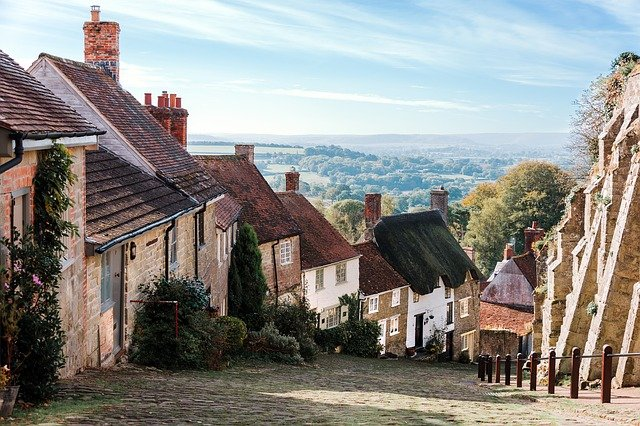
#> input picture images/s.jpg, 640 x 426 px
$ jupyter execute CS7GV1_Assignment_1_PartA.ipynb
#> lines starting #> are read from the running program, lines starting #| are printed output that depends on the picture; long printed decimals are rounded
<a href="https://colab.research.google.com/github/d-egan/cs7gv1_Assignment-1/blob/main/CS7GV1_Assignment_1_PartA.ipynb" target="_parent"></a>

# Principal Component Analysis Compresison

[cell 1]
#from google.colab import drive
#drive.mount('/content/gdrive')

[cell 2]
# This is just so I can use colabs cv2_imshow patch when in colab
# and cv2.imshow when not
RunningInCOLAB = 'google.colab' in str(get_ipython())

[cell 3]
import numpy as np
import matplotlib.pyplot as plt
import cv2
if RunningInCOLAB:
  from google.colab.patches import cv2_imshow
from sklearn.feature_extraction.image import extract_patches_2d
from sklearn.feature_extraction.image import reconstruct_from_patches_2d

[cell 4]
def imshow(img):
  if RunningInCOLAB:
    cv2_imshow(img)
  else:
    #cv2.imshow("window", img)
    plt.imshow(cv2.cvtColor(img, cv2.COLOR_BGR2RGB))

[cell 5]
if RunningInCOLAB:
    img = cv2.imread('/content/gdrive/My Drive/Colab Notebooks/images/england-3735180_640.jpg')
else:
    img = cv2.imread('./images/s.jpg')
#> img is the input picture: shape (426, 640, 3); mean B, G, R 134.7, 138.9, 140.5

[cell 6]
# Took a few rows off my image so it was evenly divisible by 16
img = img[:416,:,:]
#> img: shape (416, 640, 3)
img.shape
#> Out = (416, 640, 3)

[cell 7]
imshow(img)

[cell 8]
y, x, d = img.shape
#> y = 416; x = 640; d = 3
ys = y/16
#> ys = 26
xs = x/16
#> xs = 40
print(xs)
#| 40.0
print(ys)
#| 26.0
print(ys*xs)
#| 1040.0

[cell 9]
# Deconstruct image into patches
patches = []
for x in range(0, 40):
  for y in range(0, 26):
    yp = y * 16
    xp = x * 16
    patches.append(img[yp:yp+16,xp:xp+16, :])
#> after the loop, patches = 1040 items
patches = np.array(patches)

[cell 10]
patches.shape
#> Out = (1040, 16, 16, 3)

[cell 11]
flat_patches = patches.reshape(-1, 16*16*3)
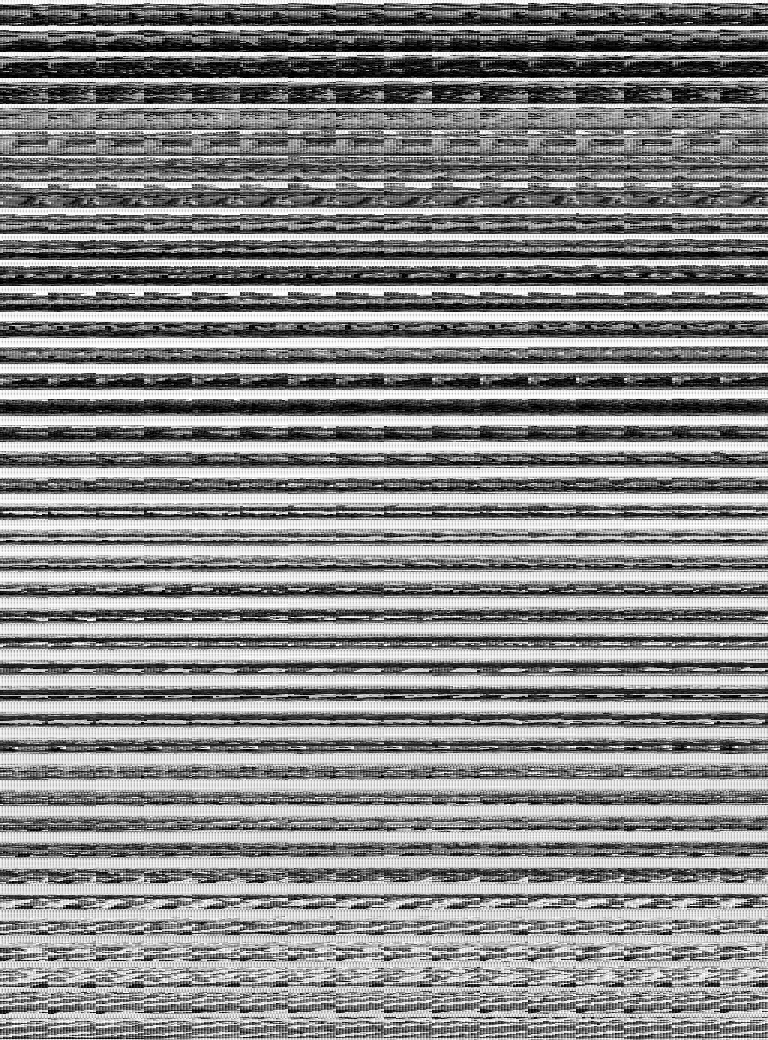
#> flat_patches: shape (1040, 768); min 0, max 255, mean 138.4
flat_patches.shape
#> Out = (1040, 768)

[cell 12]
flat_mean_vec = np.mean(flat_patches, axis=0)
#> flat_mean_vec = 768 values, max 144.7 at index 38, min 130 at index 633, mean 138.4
print(flat_mean_vec.shape)
#| (768,)
#plt.imshow(cv2.cvtColor(flat_mean_vec.reshape(16, 16, 3).astype('uint8'), cv2.COLOR_BGR2RGB), interpolation='none')
#imshow(flat_mean_vec.reshape((16, 16, 3)))

[cell 13]
centered_flat_patches = flat_patches - flat_mean_vec

[cell 14]
# No need to fully compute the covariance matrix if just getting eigenvectors
C = np.dot(centered_flat_patches.T, centered_flat_patches)
C.shape
#> Out = (768, 768)

## Deconstruction

Apparently getting the svd or eigenvectors should be same thing with a square matrix except you have to sort the eigenvectors, but I also found eigenvectors were noisier when viewing the components.

[cell 15]
from numpy import linalg as LA
U,S,V = LA.svd(C)
#> S = 768 values, max 3.94e+09 at index 0, min 7.22 at index 767, mean 6764080

[cell 16]
from numpy import linalg as LA
w, evs = LA.eig(C)
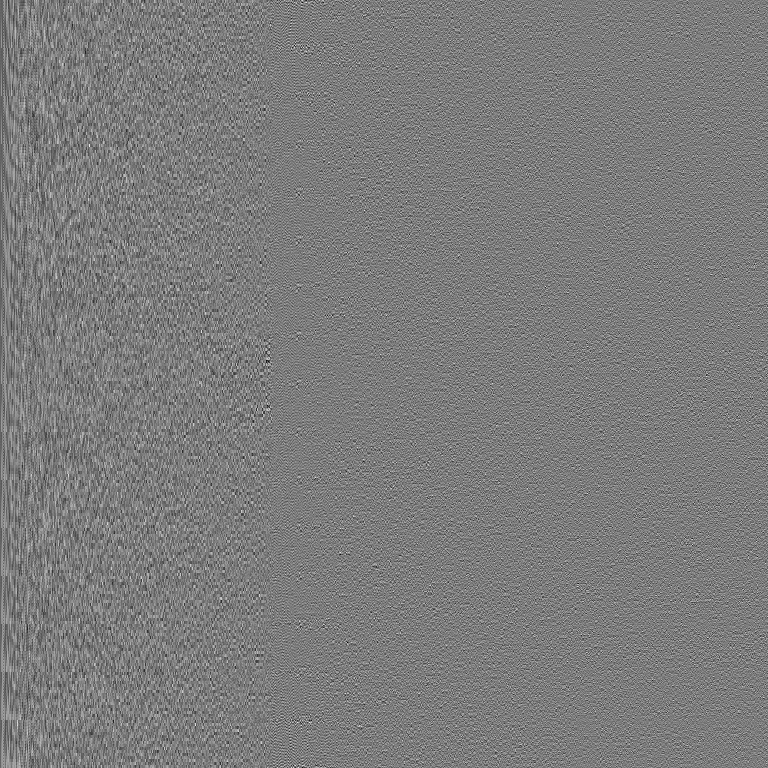
#> evs: shape (768, 768) float64; min -0.189, max 0.198, mean -4.92e-05; drawn with min black and max white
#> w = 768 values, max 3.94e+09 at index 0, min 7.22 at index 567, mean 6764080
indices = w.argsort()[::-1]
#> indices = 768 values, max 767 at index 681, min 0 at index 0, mean 383.5
print(evs.T[indices][0,:10])
#| [-0.03855 -0.03521 -0.02868   -0.03939 -0.03605  -0.02952
#|  -0.0394 -0.03606 -0.02963 -0.03975]
print(evs.T[indices][0, :10].shape)
#| (10,)
print(V[0, :10])
#| [-0.03855 -0.03521 -0.02868   -0.03939 -0.03605  -0.02952
#|  -0.0394 -0.03606 -0.02963 -0.03975]
print(V[0, :10].shape)
#| (10,)
#print(S)
evssorted = evs[indices]

[cell 17]
print(V.shape)
#| (768, 768)
print(evssorted.T.shape)
#| (768, 768)
print(U.T.shape)
#| (768, 768)

print(V[0,:10])
#| [-0.03855 -0.03521 -0.02868   -0.03939 -0.03605  -0.02952
#|  -0.0394 -0.03606 -0.02963 -0.03975]
print(evssorted.T[0,:10])
#| [-0.03855 -0.03521 -0.02868   -0.03939 -0.03605  -0.02952
#|  -0.0394 -0.03606 -0.02963 -0.03975]
print(U.T[0,:10])
#| [-0.03855 -0.03521 -0.02868   -0.03939 -0.03605  -0.02952
#|  -0.0394 -0.03606 -0.02963 -0.03975]
if(np.equal(V, evssorted.T).all()):
  print("YES")
# False due to floating point error
print(np.equal(V[0,:10], evssorted.T[0,:10]))
#| [False False False False False False False False False False]

Wasn't really sure what to take from the spectrum. It looks like after the top 7 eigenvectors, they don't contribute that much but a reconstruction with k=10 looks terrible.

[cell 18]
print(S[:10])
#| [3.93833582e+09 1.98097086e+08 1.30551630e+08 1.09956953e+08
#|  8.00039965e+07 4.26490370e+07 3.59383728e+07 3.32107470e+07
#|  2.18512025e+07 2.04951208e+07]
plt.plot(np.sqrt(S[:30]))
plt.title("Eigenvalue Spectrum?")
plt.xlabel("Components")
plt.ylabel("Square Root of Eigenvalues")
plt.show()
#> figure, not shown here; curve peaks at x = 0, y = 62756.2

## Displaying Components

Couldn't find a nice way to display the eigenvectors. Mapping the values from whatever range they are to 0-1 gives you grey smudges. Scaling them and then letting pylot try and clip them atleast gives you a look at the interesting shapes, similar to when done with a greyscale image.

[cell 19]
from mpl_toolkits.axes_grid1 import ImageGrid

fig = plt.figure(figsize=(10., 10.))
grid = ImageGrid(fig, 111,
                 nrows_ncols=(2, 5),
                 axes_pad=0.1,
                 )
components = []
for v in V:
  p =  v * 20.0
  p = p.reshape(16, 16, 3)
  components.append(p)
#> after the loop, components = 768 items

for ax, im in zip(grid, components):
    ax.imshow(im)
#> this loop made 10 passes

plt.show()
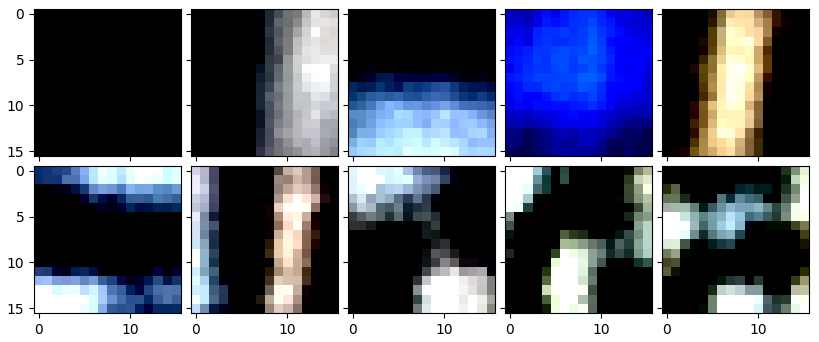
#> figure drawn by matplotlib, 10 panels

[cell 20]
from mpl_toolkits.axes_grid1 import ImageGrid

fig = plt.figure(figsize=(10., 10.))
grid = ImageGrid(fig, 111,
                 nrows_ncols=(2, 5),
                 axes_pad=0.1,
                 )
es = []
# Remapping values to 0-1
vmin = np.amin(U)
#> vmin = -0.198
utemp = U - vmin
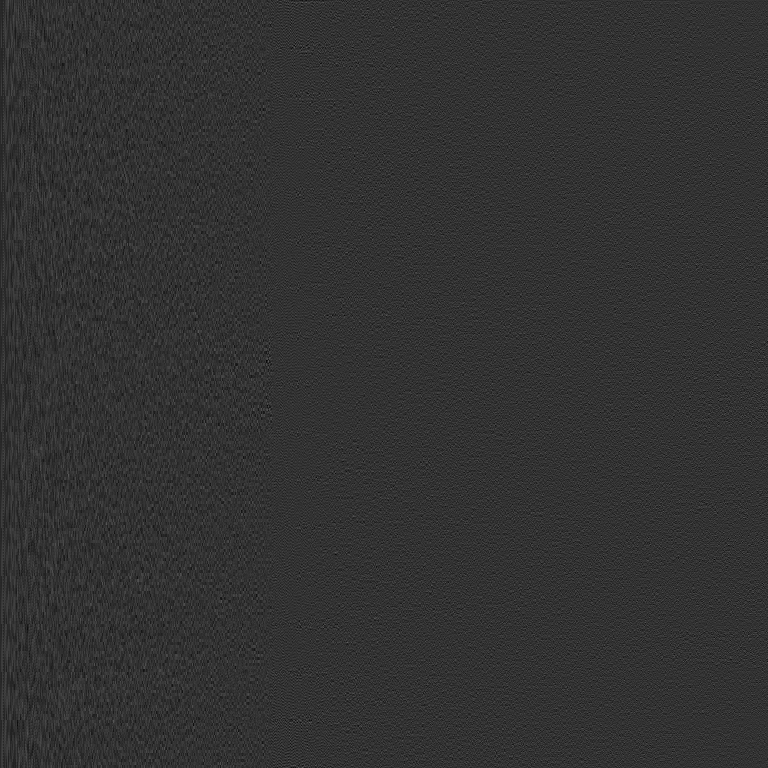
#> utemp: shape (768, 768) float64; min 0, max 0.387, mean 0.198
utemp = utemp/np.amax(utemp)
for v in utemp.T:
  p = v.reshape(16, 16, 3)
  es.append(p)
#> after the loop, es = 768 items

for ax, im in zip(grid, es):
    ax.imshow(im)

plt.show()
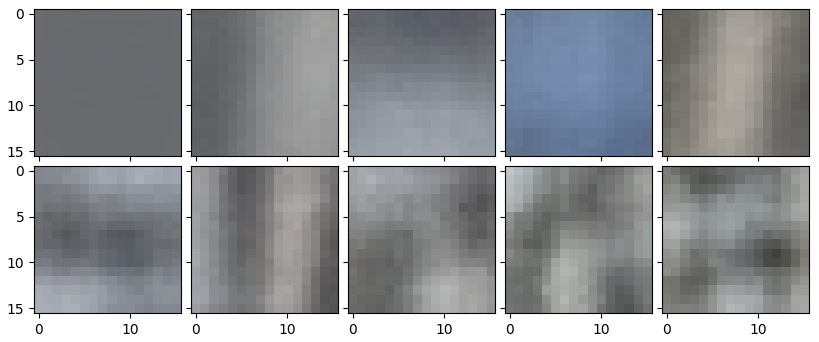
#> figure drawn by matplotlib, 10 panels

## Reconstruction

[cell 21]
# Old patch reconstruction
def reconstruct_patch(vs, patch, mean_patch):
  scalars = []
  patch = patch - mean_patch
  for v in vs:
    scalars.append(np.dot(patch, v))
  scalars = np.array(scalars)
  new_patch = mean_patch + np.dot(scalars, vs)
  return new_patch

The encoding and decoding is done in one step here. I've seen this around and it made understanding how compression/reconstruction worked much more difficult than it needed to be. Nowhere do you store the scalars which together with the components are essentially the encoded information.

[cell 22]
# New patch reconstruction
def reconstruct_patch2(vs, patch, mean_patch):
  new_patch = mean_patch + np.dot(np.dot((patch-mean_patch), vs.T), vs)
#> new_patch = 768 values, max 259.6 at index 567, min 214.4 at index 101, mean 241
  return new_patch

[cell 23]
test_patch = reconstruct_patch2(V[:10, :], flat_patches[0,:], flat_mean_vec)
#> test_patch has the same summary as new_patch in reconstruct_patch2
imshow(test_patch.reshape(16, 16, 3).astype('uint8'))
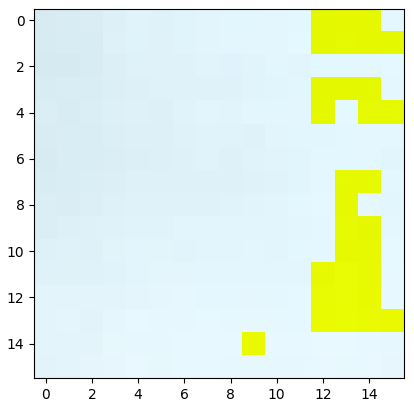
#> figure drawn by matplotlib, 1 panel

[cell 24]
def build_new_patches(cs, flat_patches, flat_mean_vec):
  new_patches = []
  for p in flat_patches:
    new_patch = reconstruct_patch2(cs, p, flat_mean_vec)
    #new_patch = reconstruct_patch(pca.components_, p, flat_mean_vec)
    new_patches.append(new_patch.reshape(16, 16, 3))
#> after the loop, new_patches = 1040 items
  new_patches = np.array(new_patches)
  return new_patches

[cell 25]
def reconstruct_image(new_patches):
  new_img = np.empty(img.shape)
  i=0
  for x in range(0, 40):
    for y in range(0, 26):
      yp = y * 16
      xp = x * 16
      new_img[yp:yp+16,xp:xp+16, :] = new_patches[i]
      i += 1
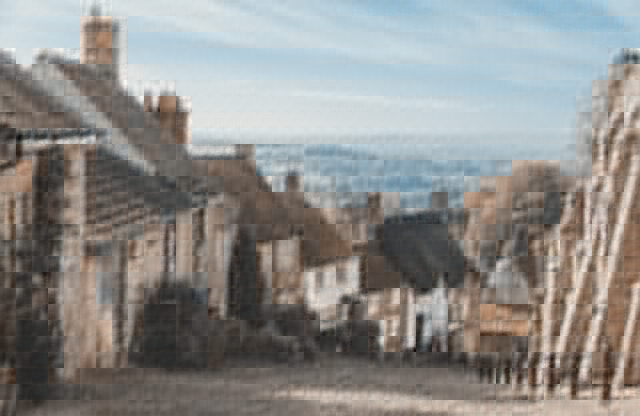
#> new_img: shape (416, 640, 3) float64; mean of channels 0, 1, 2 135.4, 139.2, 140.6; drawn with min black and max white
#> after the loop, i = 1040
  #patches = np.array(patches)
  return new_img

[cell 26]
new_patches = build_new_patches(V[:10,:], flat_patches, flat_mean_vec)
k10 = reconstruct_image(new_patches)
new_patches = build_new_patches(V[:100,:], flat_patches, flat_mean_vec)
#> after the loop in build_new_patches (call 2), `for p in flat_patches:`:
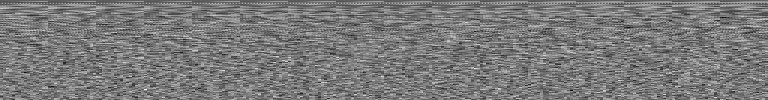
#> cs: shape (100, 768) float64; min -0.156, max 0.169, mean -0.000318; drawn with min black and max white
k100 = reconstruct_image(new_patches)
#> after the loop in reconstruct_image (call 2), `for x in range(0, 40):`:
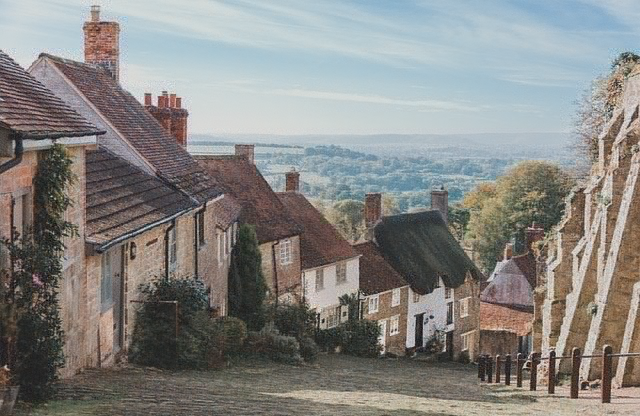
#> new_img: shape (416, 640, 3) float64; mean of channels 0, 1, 2 135.4, 139.2, 140.6; drawn with min black and max white
new_patches = build_new_patches(V[:15,:], flat_patches, flat_mean_vec)
kwhat = reconstruct_image(new_patches)

[cell 27]
imshow(k10.astype('uint8'))

[cell 28]
imshow(np.uint8(k100))

[cell 29]
imshow(np.uint8(kwhat))
#> in imshow (call 5), `plt.imshow(cv2.cvtColor(img, cv2.COLOR_BGR2RGB))`:
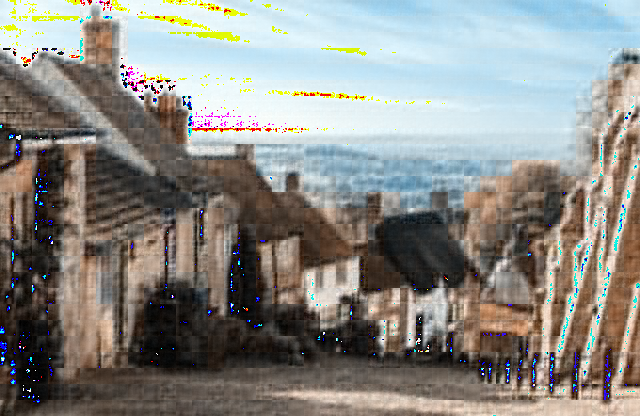
#> img: shape (416, 640, 3); mean B, G, R 133.3, 137.9, 138.8
